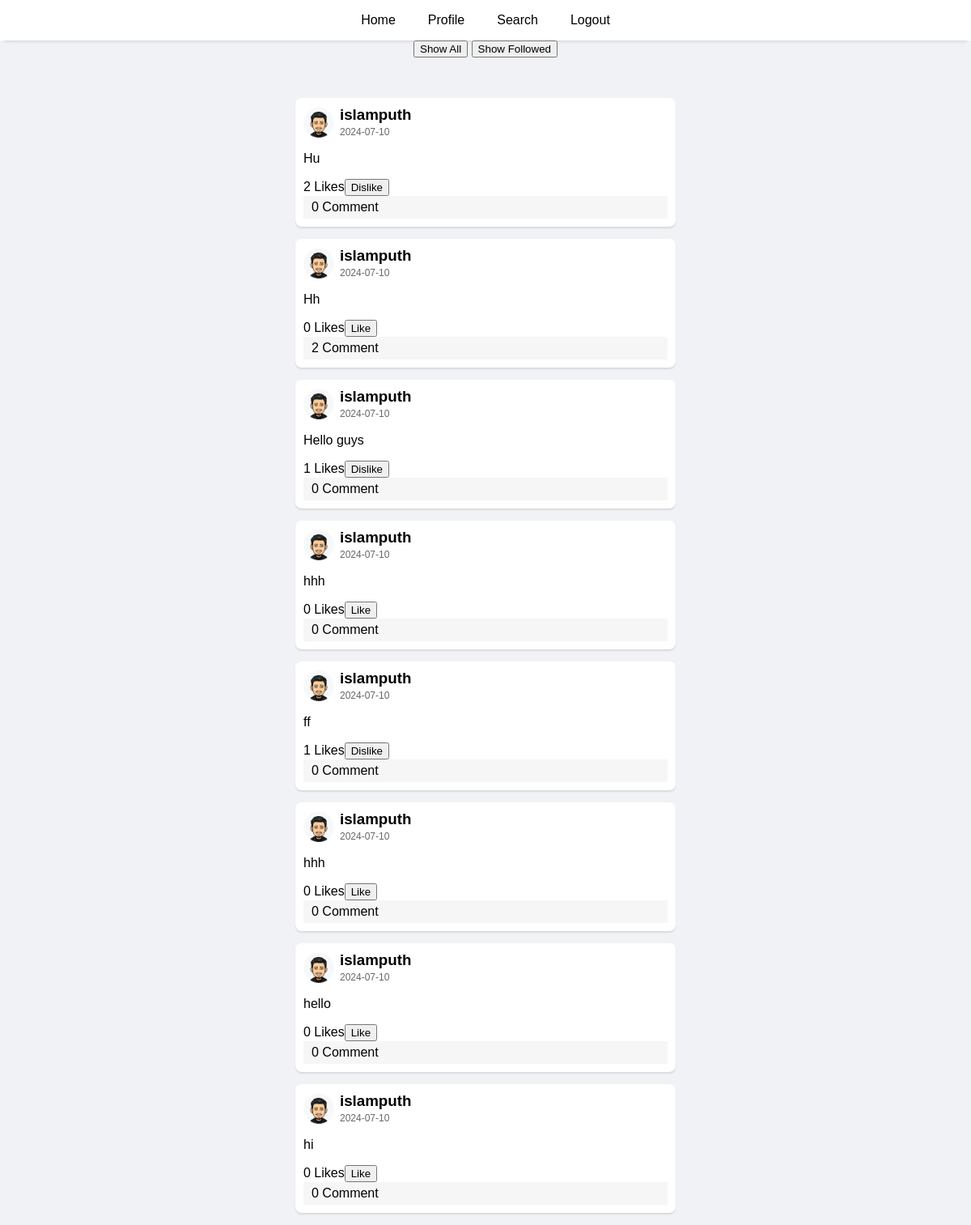
/home.php (signed in), run on the app's committed database.
### tables this page shows
CREATE TABLE `posts` (
  `id` int(11) NOT NULL,
  `user_id` int(11) DEFAULT NULL,
  `content` text DEFAULT NULL,
  `created_at` timestamp NOT NULL DEFAULT current_timestamp()
);

CREATE TABLE `users` (
  `id` int(5) NOT NULL,
  `username` varchar(50) NOT NULL,
  `password` varchar(50) NOT NULL,
  `email` varchar(50) NOT NULL,
  `pdp` enum('default','sara','dalia','islam','mohamed') DEFAULT 'default'
);

### home.php (the view, shortened to what this page needs)
<!DOCTYPE html>
<html lang="en">
<head>
</head>
<body>
<?php
 require('header.php');
?>
<form method="post" action="<?php echo $_SERVER['PHP_SELF']; ?>">
    <button type="submit" name="all">Show All</button>
    <button type="submit" name="followed">Show Followed</button>
</form>
<div class="posts"  id='all'>
<?php
if (isset($_POST['all'])) {
    displayAll();
} elseif (isset($_POST['followed'])) {
    displayFollowed();
} else {
    displayAll();
}
    function displayAll(){
require("connection.php");
$user = $_SESSION["user_id"];
$show = $db->query('SELECT posts.id as post_id, posts.content, DATE(posts.created_at) as post_date, users.username, users.id, users.pdp,likes.status as liked, COUNT(DISTINCT comments.id) as comments_count, COUNT(DISTINCT likes.user_id) as likes_count
                   FROM posts
                   INNER JOIN users ON posts.user_id = users.id
                   LEFT JOIN comments ON posts.id = comments.post_id
                   LEFT JOIN likes on posts.id = likes.post_id
                   GROUP BY
                        posts.id, posts.content, users.username, users.id, users.pdp
                   ORDER BY posts.created_at DESC');
while ($data = $show->fetch()) {
    echo '<div class="post" id="post_' . $data['post_id'] . '">';
    echo "<div class='username' onclick=\"";
    if ($data['username'] === $_SESSION['username']) {
        echo "window.location.href = 'profile.php';";
    } else {
        echo "window.location.href = 'info.php?id={$data['id']}';";
    }
    echo "\">";
    if ($data['pdp'] === 'default') {
        echo '<img src="uploads/default.png" alt="default Image">';
    } else {
        echo "<img src='uploads/{$data['pdp']}.png' alt='{$data['pdp']} Image'>";
    }
    echo "<div class='userdiv' >";
    echo "<h3 >" . htmlspecialchars($data['username']) . '</h3>';
    echo "<span>" .$data['post_date'] . "</span>";
    echo '</div>';
    echo "</div>";
    echo '<p>' . htmlspecialchars($data['content']) . '</p>';
    echo '<span class="like-count">' . $data['likes_count'] . ' Likes</span>';
    if($data["liked"] ==='liked' & $data['id'] === $user) {
        echo "<button onclick=\"window.location.href='dislike.php?id={$data['post_id']}'\">Dislike</button>";
    } else {
    echo "<button onclick=\"window.location.href='like.php?id={$data['post_id']}'\">Like</button>";
    }
    echo "<div><div class='comment' onclick=\"window.location.href='postview.php?id={$data['post_id']}'\">{$data['comments_count']} Comment</div> </div>";
    echo '</div>';
}
echo '</div>';
}
?>
</body>
</html>

### header.php (style rules this page uses)
* { font-family: sans-serif; }
body { background-color: #f0f2f5; margin: 0; padding: 0; }

### home.php (style rules this page uses)
* { box-sizing: border-box; }
body { display: flex; flex-direction: column; align-items: center; }
.posts { margin-top: 50px; width: 100%; display: flex; flex-direction: column; align-items: center; padding: 0 15px; }
.post { width: 100%; max-width: 470px; padding: 10px; margin-bottom: 15px; background-color: #fff; border-radius: 8px; box-shadow: 0px 2px 2px rgba(0, 0, 0, 0.1); }
.comment { background-color: #f6f6f6; padding: 5px 10px; cursor: pointer; }
.username { display: flex; align-items: center; }
.username img { width: 38px; margin-right: 7px; height: 38px; }
.username h3 { margin: 0; }
.userdiv span { font-size: 12px; color: rgb(101, 103, 107); }

### data on the page
posts: user.pdp (picture), user.username "islamputh", post_date "2024-07-10", content "Hu", likes_count "2", comments_count "0"
posts: user.pdp (picture), user.username "islamputh", post_date "2024-07-10", content "Hh", likes_count "0", comments_count "2"
posts: user.pdp (picture), user.username "islamputh", post_date "2024-07-10", content "Hello guys", likes_count "1", comments_count "0"
posts: user.pdp (picture), user.username "islamputh", post_date "2024-07-10", content "hhh", likes_count "0", comments_count "0"
posts: user.pdp (picture), user.username "islamputh", post_date "2024-07-10", content "ff", likes_count "1", comments_count "0"
posts: user.pdp (picture), user.username "islamputh", post_date "2024-07-10", content "hhh", likes_count "0", comments_count "0"
posts: user.pdp (picture), user.username "islamputh", post_date "2024-07-10", content "hello", likes_count "0", comments_count "0"
posts: user.pdp (picture), user.username "islamputh", post_date "2024-07-10", content "hi", likes_count "0", comments_count "0"
